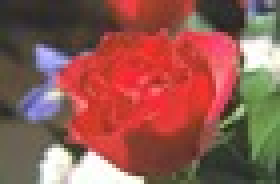
#> input picture sherloq/gui/pyexiftool/test/rose.jpg, 70 x 46 px (shown 4 times larger); its folder holds only this picture in this run
$ python -i gradient.py   (imports and definitions only)
#> lines starting #> are read from the running program, lines starting #| are printed output that depends on the picture
#> further down, picture is the input picture: shape (46, 70, 3); mean B, G, R 80.3, 89.3, 145.4
from time import time
import cv2 as cv
import numpy as np
from odonto.sherloq.gui.utility import create_lut, norm_mat, equalize_img, elapsed_time

class GradientWidget():
    def __init__(self, image):

        image = np.array(image)

        self.intensity_spin = 90
        self.blue_combo = 0
        self.invert_check = False
        self.equalize_check = True
        self.image = image
        self.gray = cv.cvtColor(image, cv.COLOR_BGR2GRAY).astype('uint8')
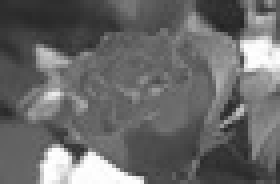
#> self.gray: shape (46, 70) (shown 4 times larger); min 34, max 255, mean 105
        #_, self.gray = cv.threshold(gray,128,255,cv.THRESH_BINARY)
        self.dx, self.dy = cv.spatialGradient(self.gray)
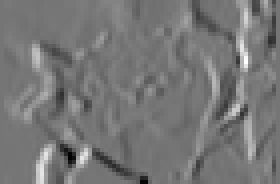
#> self.dx: shape (46, 70) int16 (shown 4 times larger); min -586, max 684, mean 6.4; drawn with min black and max white
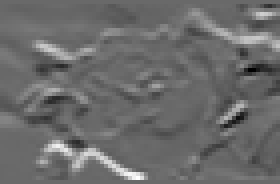
#> self.dy: shape (46, 70) int16 (shown 4 times larger); min -500, max 711, mean 11.2; drawn with min black and max white

    def process(self):

        intensity = int(self.intensity_spin / 100 * 127)
        invert = self.invert_check
        equalize = self.equalize_check

        blue_mode = self.blue_combo
        if invert:
            dx = (-self.dx).astype(np.float32)
            dy = (-self.dy).astype(np.float32)
        else:
            dx = (+self.dx).astype(np.float32)
            dy = (+self.dy).astype(np.float32)
        dx_abs = np.abs(dx)
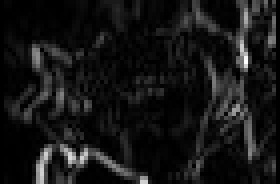
#> dx_abs: shape (46, 70) float32 (shown 4 times larger); min 0, max 684, mean 59.2; drawn with min black and max white
        dy_abs = np.abs(dy)
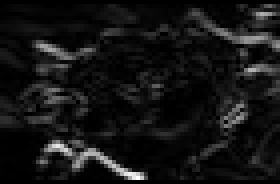
#> dy_abs: shape (46, 70) float32 (shown 4 times larger); min 0, max 711, mean 58.6; drawn with min black and max white
        red = ((dx / np.max(dx_abs) * 127) + 127).astype(np.uint8)
        green = ((dy / np.max(dy_abs) * 127) + 127).astype(np.uint8)
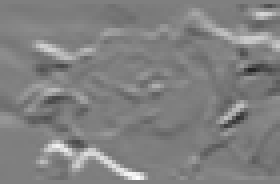
#> green: shape (46, 70) (shown 4 times larger); min 37, max 254, mean 128.5
        if blue_mode == 0:
            blue = np.zeros_like(red)
        elif blue_mode == 1:
            blue = np.full_like(red, 255)
        elif blue_mode == 2:
            blue = norm_mat(dx_abs + dy_abs)
        elif blue_mode == 3:
            blue = norm_mat(np.linalg.norm(cv.merge((red, green)), axis=2))
        else:
            blue = None
        gradient = cv.merge([blue, green, red])
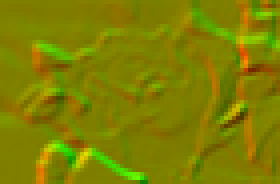
#> gradient: shape (46, 70, 3) (shown 4 times larger); mean of channels 0, 1, 2 0, 128.5, 127.7; drawn as B, G, R
        if equalize:
#> (the run stopped early here; a loop or call above may not have finished)
